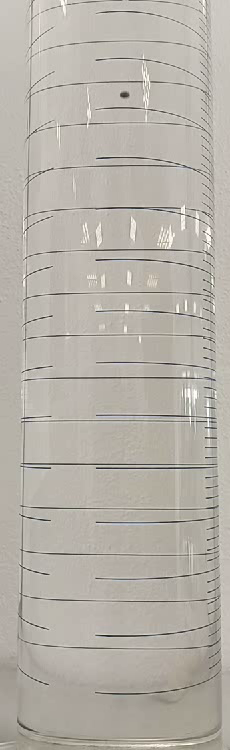
#> input picture frame 16 of test_data/ret_masked.avi, 230 x 750 px
$ python tracker.py
#> lines starting #> are read from the running program, lines starting #| are printed output that depends on the picture; after the words box and inside, x2 and y2 are one past the last pixel; in counts of white or black regions, pixels touching at a corner belong together
### video_utils.py
import cv2
import numpy as np
import requests
import imutils

def saveVideo(frames, path, fps=29):
    # Define the codec and create VideoWriter object
    fourcc = cv2.VideoWriter_fourcc(*'XVID')
    size = (frames[0].shape[1], frames[0].shape[0])
    out = cv2.VideoWriter(path, fourcc, fps, size)
    for frame in frames:
        out.write(frame)
    out.release()

# [16 lines left out: functions startLiveCamera, redRemoteWebcam, not called in this run]

### tracker.py
import cv2
import numpy as np
import time
import pandas as pd
from video_utils import saveVideo, startLiveCamera

#initialize result dataframe
result = pd.DataFrame(columns=['frame', 'x', 'y'])

def get_centroid(contour):
    M = cv2.moments(contour)
    if M["m00"] != 0:
        cX = int(M["m10"] / M["m00"])
        cY = int(M["m01"] / M["m00"])
    else:
        cX, cY = 0, 0
    return (cX, cY)

kalman = cv2.KalmanFilter(4, 2)
kalman.measurementMatrix = np.array([[1, 0, 0, 0], [0, 1, 0, 0]], np.float32)
kalman.transitionMatrix = np.array([[1, 0, 1, 0], [0, 1, 0, 1], [0, 0, 1, 0], [0, 0, 0, 1]], np.float32)
kalman.processNoiseCov = np.array([[1, 0, 0, 0], [0, 1, 0, 0], [0, 0, 1, 0], [0, 0, 0, 1]], np.float32) * 0.001
kalman.measurementNoiseCov = np.array([[1, 0], [0, 1]], np.float32) * 0.2

cap = cv2.VideoCapture('test_data/ret_masked.avi')
#cap = startLiveCamera(0)

ret, prev_frame = cap.read()
#> prev_frame is the input picture: shape (750, 230, 3); mean B, G, R 168.6, 177, 181.9
prev_gray = cv2.cvtColor(prev_frame, cv2.COLOR_BGR2GRAY)
prev_gray = cv2.GaussianBlur(prev_gray, (11, 11), 0)
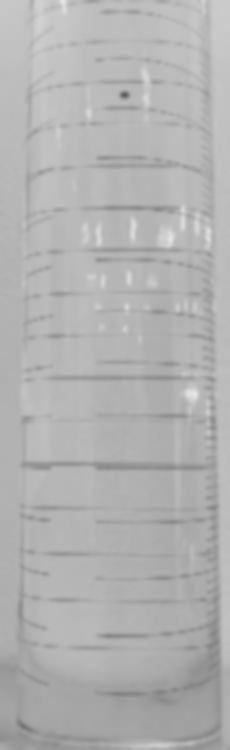
#> prev_gray: shape (750, 230); min 93, max 232, mean 177.5

#init kalman filter, first frame
init = False

#to save video
video_frames = []

while cap.isOpened():
    ret, frame = cap.read()
    if not ret:
        break

    gray = cv2.cvtColor(frame, cv2.COLOR_BGR2GRAY)
    gray = cv2.GaussianBlur(gray, (11, 11), 0)

    frame_diff = cv2.absdiff(gray, prev_gray)

    _, thresh = cv2.threshold(frame_diff, 10, 255, cv2.THRESH_BINARY)
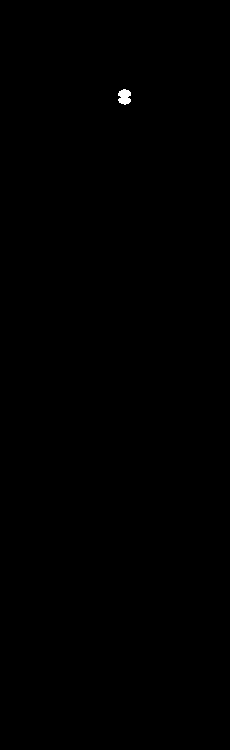
#> thresh: shape (750, 230); 0.09% white; 1 white region, box (x1, y1, x2, y2) and area: (118, 89, 131, 105) 159

    kernel = np.ones((5,5),np.uint8)
    thresh = cv2.morphologyEx(thresh, cv2.MORPH_OPEN, kernel)
#> thresh: shape (750, 230); 0.08% white; 1 white region

    contours, _ = cv2.findContours(thresh.copy(), cv2.RETR_EXTERNAL, cv2.CHAIN_APPROX_SIMPLE)
#> contours = 1 contour; box (x1, y1, x2, y2) and area: (119, 90, 130, 104) 119

    if len(contours) > 0:
        c = max(contours, key=cv2.contourArea)
#> c = contour of 18 points, box (x1, y1, x2, y2) (119, 90, 130, 104), area 119
        centroid = get_centroid(c)
#> in get_centroid, `M = cv2.moments(contour)`: M = moments, m00 119, centre m10/m00, m01/m00 = (124.1, 96.48)
#> in get_centroid, `cX = int(M["m10"] / M["m00"])`: cX = 124
#> in get_centroid, `cY = int(M["m01"] / M["m00"])`: cY = 96
#> centroid = (124, 96)
        #add circle for centroid in frame
        cv2.circle(frame, centroid, 10, (0, 0, 255), 2)

        if not init:
            kalman.statePre = np.array([[centroid[0]], [centroid[1]], [0], [0]], np.float32)
            init = True

        kalman.correct(np.array([np.float32(centroid[0]), np.float32(centroid[1])]))
        predicted = kalman.predict()

        if centroid != (0, 0):
            cv2.circle(frame, (int(predicted[0]), int(predicted[1])), 10, (0, 255, 255), 2)
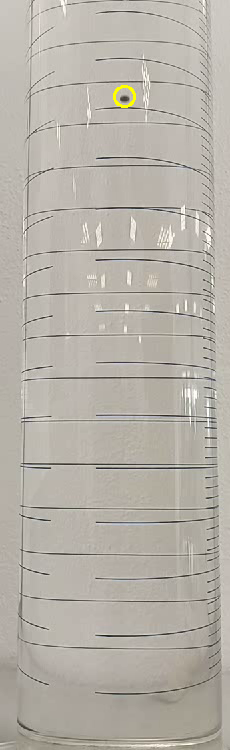
#> frame: shape (750, 230, 3); mean B, G, R 168.4, 177.1, 182
            result = pd.concat([result, pd.DataFrame({'frame': int(cap.get(cv2.CAP_PROP_POS_FRAMES)), 'x': int(predicted[0]), 'y': int(predicted[1])}, index=[0])], ignore_index=True)

    cv2.imshow('Frame', frame)
    video_frames.append(frame)
    #time.sleep(0.1)

    if cv2.waitKey(1) & 0xFF == ord('q'):
#> (key q is pressed here)
        break

    prev_gray = gray

cap.release()
cv2.destroyAllWindows()

#save result
result.to_csv('test_results/result_1.csv', index=False)

#save video
saveVideo(video_frames, 'test_data/results/result_1.avi', fps=29)
#> the loop in saveVideo, `for frame in frames:` made 1 pass

$ run again, starting later in the video
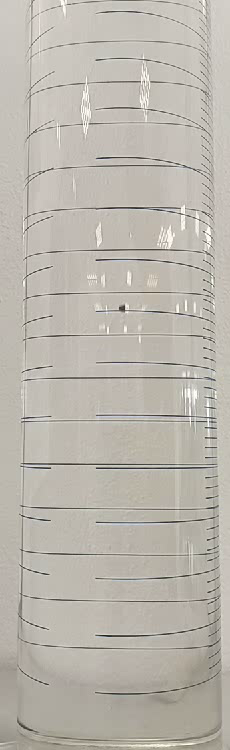
#> input picture frame 72 of test_data/ret_masked.avi, 230 x 750 px
#> prev_frame is the input picture: shape (750, 230, 3); mean B, G, R 173.7, 182.4, 187.1
#> contours = 2 contours; box (x1, y1, x2, y2) and area: (118, 311, 128, 318) 50, (118, 303, 127, 310) 45
#> c = [[118, 311], [118, 315], [120, 317], [125, 317], [126, 316], [127, 316], [127, 311]]
#> M = moments, m00 50.5, centre m10/m00, m01/m00 = (122.5, 313.8)
#> cX = 122
#> cY = 313
#> centroid = (122, 313)
#> `cv2.circle(frame, (int(predicted[0]), int(predicted[1])), 10, (0, 255,..`:
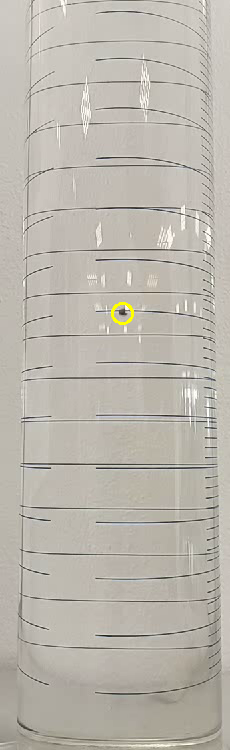
#> frame: shape (750, 230, 3); mean B, G, R 173.4, 182.4, 187.1
#> the loop in saveVideo, `for frame in frames:` made 1 pass

$ run again, starting later in the video
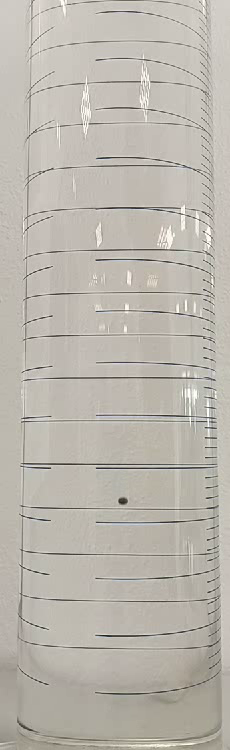
#> input picture frame 128 of test_data/ret_masked.avi, 230 x 750 px
#> prev_frame is the input picture: shape (750, 230, 3); mean B, G, R 173.9, 182.5, 187.1
#> contours = 1 contour; box (x1, y1, x2, y2) and area: (118, 496, 128, 510) 110
#> c = contour of 16 points, box (x1, y1, x2, y2) (118, 496, 128, 510), area 110
#> M = moments, m00 109.5, centre m10/m00, m01/m00 = (122.5, 502.5)
#> cX = 122
#> cY = 502
#> centroid = (122, 502)
#> `cv2.circle(frame, (int(predicted[0]), int(predicted[1])), 10, (0, 255,..`:
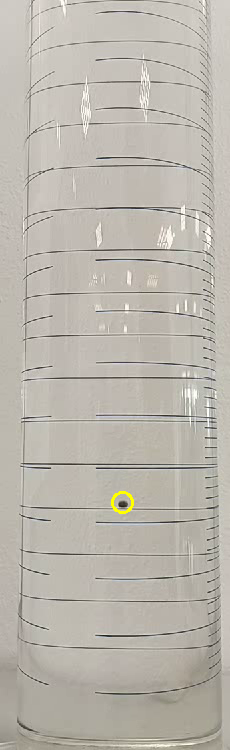
#> frame: shape (750, 230, 3); mean B, G, R 173.7, 182.5, 187.2
#> the loop in saveVideo, `for frame in frames:` made 1 pass
